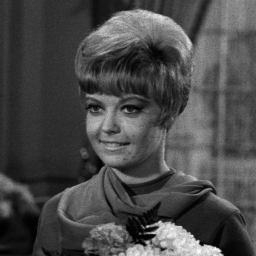
%> input picture lab4/Girl.bmp, 256 x 256 px
$ octave lab4_6.m   (GNU Octave 9; MATLAB toolbox functions it lacks are replaced by stand-ins)
%> lines starting %> are read from the running program, lines starting %| are printed output that depends on the picture
img = imread('Girl.bmp');
%> img is the input picture: size 256x256 uint8; min 0, max 254, mean 73.6

% 椒盐噪声
pepper = imnoise(img, 'salt & pepper', 0.1);
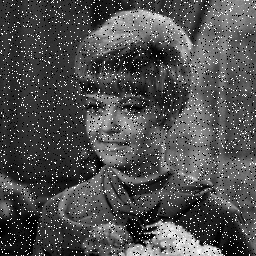
%> pepper: size 256x256 uint8; min 0, max 255, mean 79
% 高斯噪声
gaussian = imnoise(img,'gaussian');
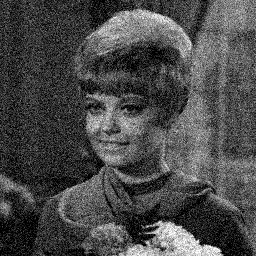
%> gaussian: size 256x256 uint8; min 0, max 255, mean 74

% 输入阈值，n值
threshold = input("please input threshold:");
%> the answer given: 100
n_BLPF = input("please input n_BLPF:");
%> the answer given: 3
n_GLPF = input("please input n_GLPF:");
%> the answer given: 3

% 去噪
Pepper_ILPF = ILPF(pepper, threshold);
Pepper_BLPF = BLPF(pepper, threshold, n_BLPF);
Pepper_GLPF = GLPF(pepper, threshold, n_GLPF);

Gaussian_ILPF = ILPF(gaussian, threshold);
Gaussian_BLPF = BLPF(gaussian, threshold, n_BLPF);
Gaussian_GLPF = GLPF(gaussian, threshold, n_GLPF);

% 显示
subplot(3,4,1);
imshow(img, []);
title('Girl.bmp');

subplot(3,4,5);
imshow(pepper, []);
title('椒盐噪声图像');

subplot(3,4,6);
imshow(Pepper_ILPF, []);
title('理想低通滤波器椒盐噪声图像');

subplot(3,4,7);
imshow(Pepper_BLPF, []);
title('巴特沃斯低通滤波器椒盐噪声图像');

subplot(3,4,8);
imshow(Pepper_GLPF, []);
title('高斯低通滤波器椒盐噪声图像');

subplot(3,4,9);
imshow(gaussian, []);
title('高斯噪声图像');

subplot(3,4,10);
imshow(Gaussian_ILPF, []);
title('理想低通滤波器高斯噪声图像');

subplot(3,4,11);
imshow(Gaussian_BLPF, []);
title('巴特沃斯低通滤波器高斯噪声图像');

subplot(3,4,12);
imshow(Gaussian_GLPF, []);
title('高斯低通滤波器高斯噪声图像');

% 理想低通滤波器(Ideal Low-Pass Filter, ILPF)
function out = ILPF(in, thre)
%> called with thre = 100
    [r,l,~] = size(in);
%> r = 256; l = 256
    % 傅里叶变换并移动低频
    F = fft2(in);
    f_shift = fftshift(F);
    % 用 meshgrid 从给定的向量创建二维网格坐标矩阵
    [u,v] = meshgrid(-l/2 : l/2-1, -r/2 : r/2-1);
    % 计算到原点的距离
    dist = hypot(u,v);
    % 滤波器函数 H(u,v) 小于阈值时为 1，大于阈值时为 0
    H = (dist <= thre);
    % 滤波后的图像
    graph = f_shift .* H;
    % 傅里叶逆变换
    out = abs(ifft2(ifftshift(graph)));
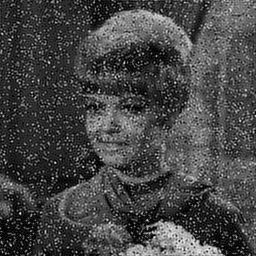
%> out: size 256x256 double; min 0.00104, max 289.2, mean 79.5; drawn with min black and max white
end

% 巴特沃斯低通滤波器(Butterworth Low-Pass Filter, BLPF)
function out = BLPF(in, thre, n)
%> called with thre = 100, n = 3
    [r,l,~] = size(in);
    % 傅里叶变换并移动低频
    F = fft2(in);
    f_shift = fftshift(F);
    % 频率坐标
    [u,v] = meshgrid(-l/2 : l/2-1, -r/2 : r/2-1);
    % 到原点的距离
    dist = hypot(u,v);
    % 滤波器函数 H(u,v) = 1/(1+(D(u,v)/D0)^2n))
    H = 1 ./ (1 + ((dist ./ thre) .^ (2 * n)));
    % 滤波后的图像
    graph = f_shift .* H;
    % 傅里叶逆变换
    out = abs(ifft2(ifftshift(graph)));
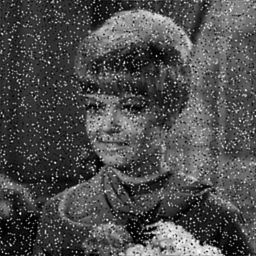
%> out: size 256x256 double; min 0.00249, max 260.2, mean 79.1; drawn with min black and max white
end

% 高斯低通滤波器(Gaussian Low-Pass Filter, GLPF)
function out = GLPF(in, thre, n)
%> called with thre = 100, n = 3
    [r,l,~] = size(in);
    % 傅里叶变换并移动低频
    F = fft2(in);
    f_shift = fftshift(F);
    % 频率坐标
    [u,v] = meshgrid(-l/2 : l/2-1, -r/2 : r/2-1);
    % 计算到原点的距离
    dist = hypot(u,v);
    % 滤波器函数 H(u,v) = exp(-(D(u,v)/threshold)^n)
    H = exp(-(dist ./ thre) .^ n);
    % 滤波后的图像
    graph = f_shift .* H;
    % 傅里叶逆变换
    out = abs(ifft2(ifftshift(graph)));
%> call 2 of ILPF, with thre = 100
%> in ILPF (call 2), `out = abs(ifft2(ifftshift(graph)));`:
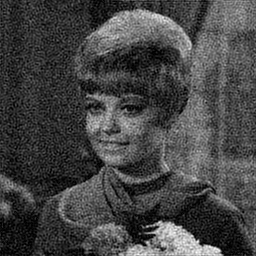
%> out: size 256x256 double; min 0.00868, max 272.7, mean 74.1; drawn with min black and max white
end

$ run again, with lab4/pout.bmp copied over lab4/Girl.bmp
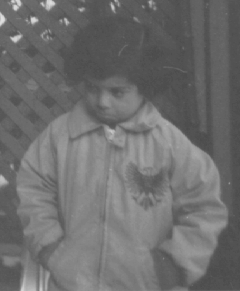
%> input picture lab4/pout.bmp, 240 x 291 px
%> img is the input picture: size 291x240 uint8; min 74, max 224, mean 110.3
%> `gaussian = imnoise(img,'gaussian');`:
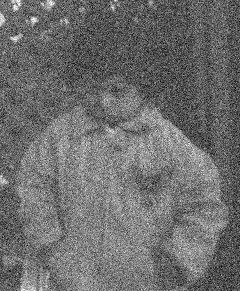
%> gaussian: size 291x240 uint8; min 0, max 255, mean 110.1
%> in ILPF (call 2), `out = abs(ifft2(ifftshift(graph)));`:
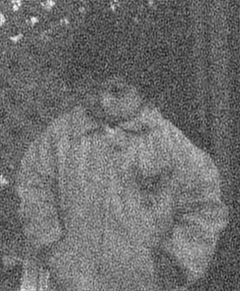
%> out: size 291x240 double; min 11.33, max 253, mean 110.1
